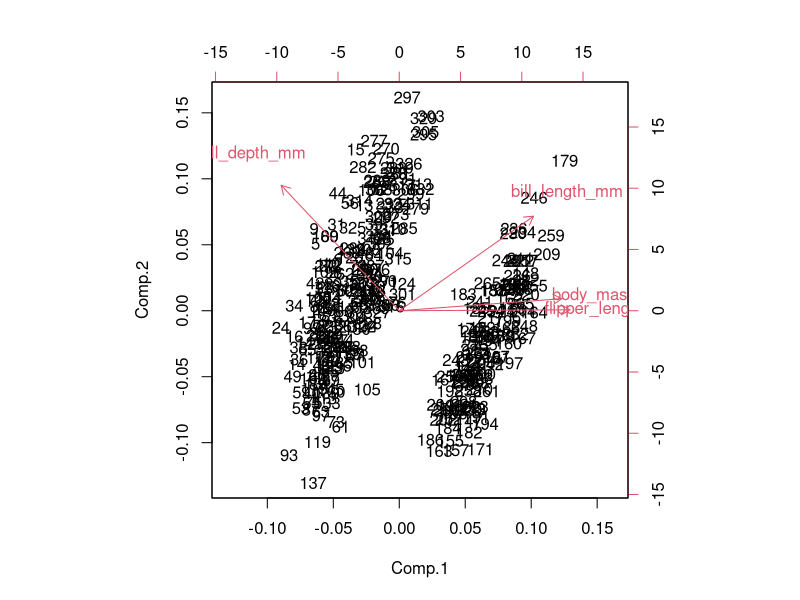
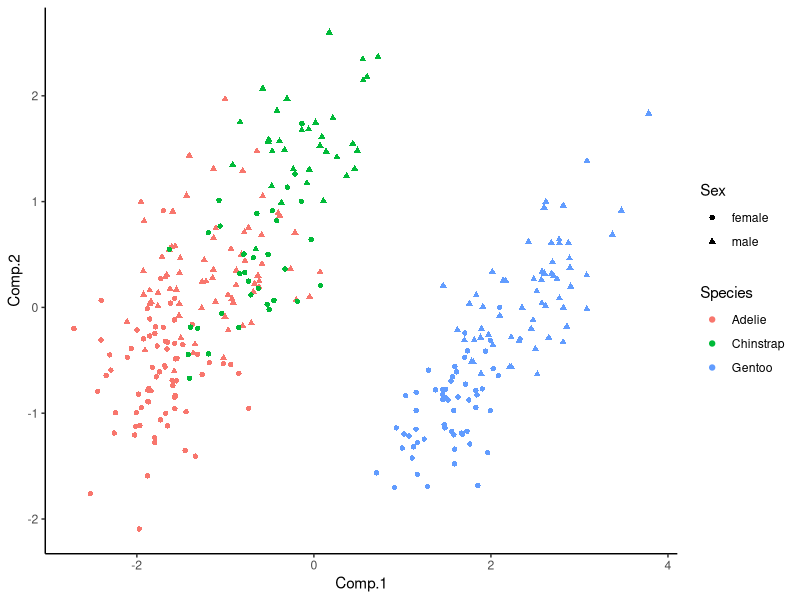
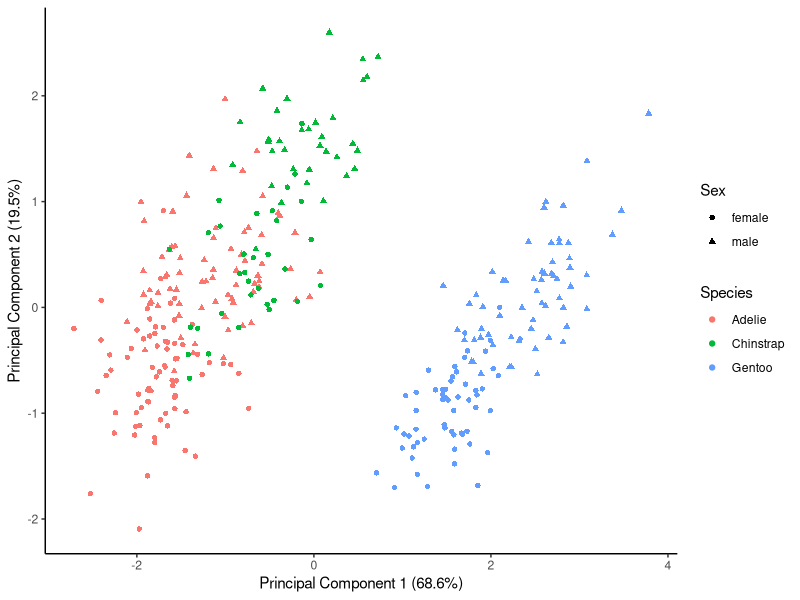
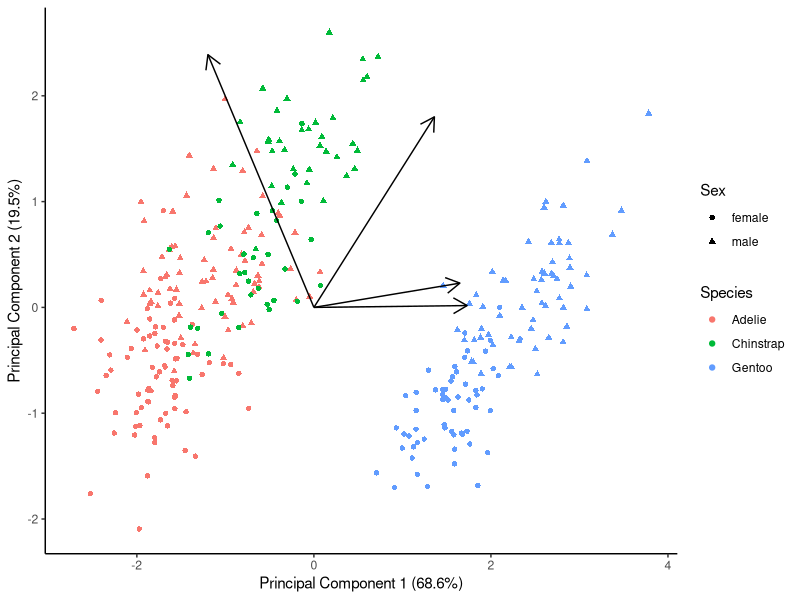
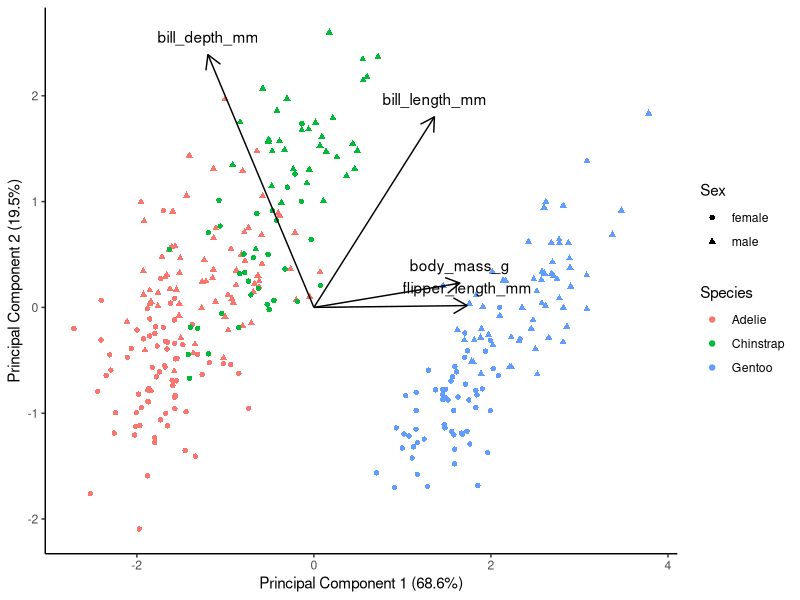

The R source for these figures, in order:
library(stats)
install.packages("tidyverse")
library(tidyverse)
install.packages("ggplot2")
library(ggplot2)
install.packages("palmerpenguins")
library(palmerpenguins)

data("penguins")
head(penguins)
dat.clean<-na.omit(penguins)
head(dat.clean)

dat.PCA<-dat.clean%>%select(-species, -island, -sex,-year)

dat.scale<-scale(dat.PCA)
head(dat.scale)

PCA<-princomp(dat.scale)
summary(PCA, loadings=T, cutoff=0) #point out to write down the comp variation

biplot(PCA)

PCA_scores<-data.frame(PCA$scores, 
                       Species = dat.clean$species,
                       Island = dat.clean$island,
                       Sex = dat.clean$sex,
                       Year = as.factor(dat.clean$year))
PCA_loadings <- data.frame(PCA$loadings[])

plot<-ggplot(data = PCA_scores, mapping=aes(x=Comp.1, y=Comp.2, col=Species))+
  geom_point(aes(shape=Sex))+
  theme_classic()
plot

plot<-plot+xlab("Principal Component 1 (68.6%)")+ylab("Principal Component 2 (19.5%)")
plot

plot<-plot+geom_segment(
  data = PCA_loadings*3,
  aes(x = 0, y = 0, xend = Comp.1, yend = Comp.2),
  color="black",
  arrow = arrow(length = unit(4, "mm")))
plot


plot<-plot+geom_text(data = PCA_loadings*3,
                     color="black",
                     vjust=-1,
                      aes(x = Comp.1, y = Comp.2, label=rownames(PCA_loadings)))
plot
